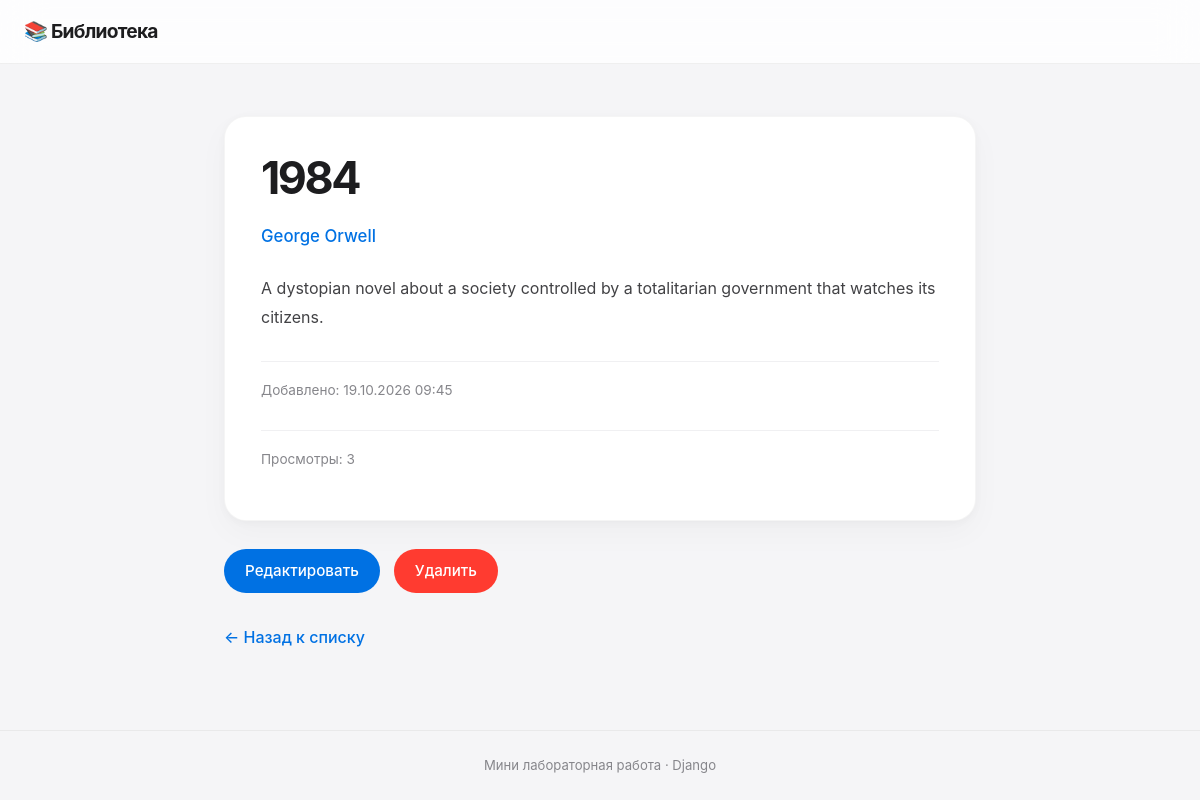
Screenshot of /3/ with the database file from the repository.
### books/models.py (models this page shows, shortened)
class Book(models.Model):
    title = models.CharField(max_length=200)
    author = models.CharField(max_length=100)
    description = models.TextField(blank=True)
    created_at = models.DateTimeField(auto_now_add=True)
    likes = models.PositiveIntegerField(default=0)

### books/views.py (the view)
# urls.py: path("<int:pk>/", views.book_detail, name="book_detail"),
def book_detail(request, pk):
    book = get_object_or_404(Book, pk=pk)
    Book.objects.filter(pk=pk).update(likes=F("likes") + 1)
    book.refresh_from_db()
    return render(request, "books/book_detail.html", {"book": book})

### books/templates/books/book_detail.html
{% extends 'books/base.html' %}{% block title %}{{ book.title }}{% endblock %}
{% block content %}
<article class="book-card">
    <h1>{{ book.title }}</h1>
    <p class="author">{{ book.author }}</p>
    <p class="description">
        {{ book.description|default:"Описание пока не добавлено." }}
    </p>
    <p class="date">Добавлено: {{ book.created_at|date:"d.m.Y H:i" }}</p>
    <p class="date">Просмотры: {{ book.likes }}</p>
</article>
<div class="actions">
  <a href="{% url 'book_update' book.pk %}" class="btn">Редактировать</a>
  <a href="{% url 'book_delete' book.pk %}" class="btn btn-danger">Удалить</a>
</div>
<a href="{% url 'book_list' %}" class="back-link">← Назад к списку</a>
{% endblock %}

### books/static/books/style.css (style rules this page uses)
:root { color-scheme: light; --bg: #f5f5f7; --card: #ffffff; --text: #1d1d1f; --muted: #86868b; --accent: #0071e3; --accent-dark: #0077ed; --border: #d2d2d7; --danger: #ff3b30; --radius: 18px; --radius-sm: 12px; --shadow: 0 2px 8px rgb(0 0 0 / 3%), 0 12px 32px rgb(0 0 0 / 3%); }
* { box-sizing: border-box; }
html { scroll-behavior: smooth; }
body { min-height: 100vh; margin: 0; display: flex; flex-direction: column; background: var(--bg); color: var(--text); font-family: -apple-system, BlinkMacSystemFont, "SF Pro Display", "SF Pro Text", "Segoe UI", sans-serif; font-size: 16px; line-height: 1.6; -webkit-font-smoothing: antialiased; -moz-osx-font-smoothing: grayscale; }
h1 { margin: 0 0 32px; font-size: clamp(2rem, 5vw, 2.8rem); font-weight: 700; line-height: 1.12; letter-spacing: -0.055em; }
.book-card { padding: 36px; background: var(--card); border: 1px solid rgb(0 0 0 / 4%); border-radius: 22px; box-shadow: var(--shadow); }
.book-card h1 { margin-bottom: 20px; }
.book-card .author { margin: 0 0 24px; color: var(--accent); font-size: 1.05rem; font-weight: 550; }
.book-card .description { margin: 24px 0; color: #424245; font-size: 1rem; line-height: 1.85; overflow-wrap: anywhere; }
.book-card .date { display: block; margin-top: 28px; padding-top: 18px; color: var(--muted); font-size: 0.85rem; border-top: 1px solid #f0f0f2; }
.back-link { display: inline-flex; align-items: center; gap: 6px; margin-top: 24px; color: var(--accent); font-weight: 550; text-decoration: none; transition: color 0.2s ease; }
.btn { display: inline-flex; align-items: center; justify-content: center; gap: 8px; min-height: 44px; padding: 11px 20px; margin: 0 4px 8px 0; background: var(--accent); color: #fff; border: 1px solid transparent; border-radius: 980px; font: inherit; font-size: 0.95rem; font-weight: 550; line-height: 1.3; text-align: center; text-decoration: none; white-space: nowrap; cursor: pointer; user-select: none; -webkit-tap-highlight-color: transparent; transition: background-color 0.2s ease, color 0.2s ease, border-color 0.2s ease, box-shadow 0.2s ease, transform 0.15s ease; }
.btn-danger { background: var(--danger); color: #fff; }
.actions { display: flex; align-items: center; flex-wrap: wrap; gap: 10px; margin-top: 28px; }

### rows the page displays
Book: title "1984", author "George Orwell", description "A dystopian novel about a society controlled by a totalitarian government that watches its citizens.", created_at "19.10.2026 09:45", likes "3"
